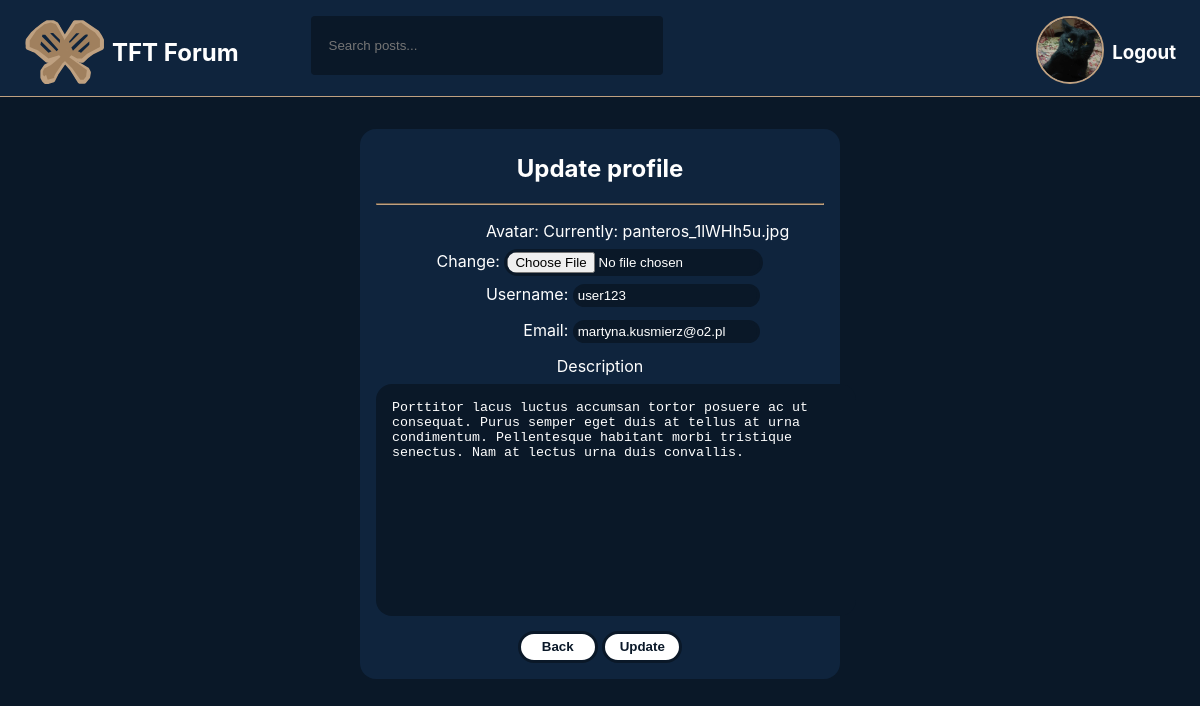
Page /update-profile/ (signed in) on the committed database.
### main/models.py (models this page shows, shortened)
class User(AbstractUser):
    email = models.EmailField(_('Email Address'), max_length=50, unique=True)
    email_is_verified = models.BooleanField(default=False)
    bio = models.TextField(null=True)
    avatar = models.ImageField(null=True, default='acc.svg')
    USERNAME_FIELD = 'email'
    REQUIRED_FIELDS = []
    objects = CustomUserManager()

### main/views.py (the view)
# urls.py: path('update-profile/', views.updateProfile, name="update-profile"),
@login_required(login_url='login')
def updateProfile(request):
    user = request.user
    form = UserForm(instance=request.user)
    if request.method == 'POST':
        form = UserForm(request.POST, request.FILES, instance=user)
        if form.is_valid():
            form.save()
            return redirect('user-profile', pk=user.id)
    return render(request, 'main/update_profile.html', {'form': form})

### main/forms.py
class UserForm(ModelForm):
    class Meta:
        model = User
        fields = ['avatar','username', 'email', 'bio']

### main/templates/main/update_profile.html (shortened to what this page needs)
{% extends 'main.html' %}
{% block content %}
<div class="login-form">
    <h2>Update profile</h2>
    <hr>
<form action="" method="POST" enctype="multipart/form-data">
    <div class="form__group">
        <label for="profile_pic">Avatar: </label>
        {{form.avatar}}
    </div>
    <div>
        <label for="user_name">Username:</label>
        {{form.username}}
    </div>
    <div>
        <label for="post_topic">Email:</label>
        {{form.email}}
    </div>
    <div class="description">
        <label for="post_description">Description</label>
        {{form.bio}}
    </div>
    <a href="{% url 'home' %}"><input type="submit" value="Back" /></a>
    <input type="submit" value="Update" />
</form>
</div>
{% endblock content %}

### templates/navbar.html
{% load static %}
<header class="header">
    <div class="container">
        <a href="/" class="logo">
            <img src="{% static 'images/Logo.svg' %}" alt="" />
            <h2>TFT Forum</h2>
        </a>
        <form method="GET" action="{% url 'home' %}" class="search">
            <label>
                <input type="text" name="q" placeholder="Search posts..."/>
            </label>
        </form>
        <nav class="menu">
            <div class="user">
                {% if request.user.is_authenticated %}
                    <a href="{% url 'user-profile' user.id%}">
                        <div class="avatar avatar_medium">
                            <img src="{{request.user.avatar.url}}" />
                        </div>
                    </a>
                    <a href="{% url 'logout' %}"><h3>Logout</h3></a>
                {% else %}
                    <div class="avatar">
                        <img src="{% static 'images/avatar.svg' %}"/>
                    </div>
                    <a href="{% url 'login' %}"><h3>Login</h3></a>
                {% endif %}
            </div>
        </nav>
    </div>
</header>

### static/styles/style.css (style rules this page uses)
body { background-color: #0A1828; margin: 0; font-family: 'Inter', sans-serif; color: white; }
h3 { text-align: center; }
a { color: white; text-decoration: none; }
hr { border-color: #BFA181; }
.header { padding: 1.5rem; padding-bottom: 1rem; background-color: #0F243D; border-bottom: 1px solid #BFA181; margin-bottom: 2rem; height: 4rem; padding-top: 1rem; }
.header > .container { display: flex; gap: 4.5rem; }
.logo, .user { display: flex; gap: 0.5rem; align-items: center; }
.logo img { width: 5rem; height: 4.5rem; }
.search { display: block; }
.search > label { background-color: #0A1828; padding: 1.3rem 1rem; display: flex; align-items: center; gap: 1rem; border-radius: 4px; width: 20rem; }
.search input { width: 10rem; background: transparent; border: none; outline: none; color: white; }
.menu { margin-left: auto; position: relative; }
.menu img { height: 3.6rem; }
.avatar { position: relative; display: inline-block; }
.avatar img { display: block; border-radius: 50%; object-fit: cover; object-position: center; border: 2px solid #BFA181; }
.avatar.avatar_medium img { width: 4rem; height: 4rem; }
.login-form { display: block; background-color: #0F243D; padding: 1rem; padding-top: 0.3rem; text-align: center; border-radius: 1rem; margin-left: 30%; margin-right: 30%; }
.login-form form { display: inline-block; }
.login-form label { display: inline-block; width: 8rem; text-align: right; margin-bottom: 0.5rem; margin-top: 0.5rem; }
.login-form input { border: solid #0A1828; border-radius: 1rem; background-color: #0A1828; color: white; }
.login-form input[type=submit] { color:#0A1828; margin-top: 0.7rem; width: 5rem; height: 2rem; background-color: white; font-weight: bold; }
.login-form textarea { background-color: #0A1828; border: none; border-radius: 1rem; color: white; width: 100%; height: 15em; resize: none; padding: 1rem; }
.description label { text-align: center; }

### rows in the picture
User: user.avatar (picture), username "user123", email "martyna.kusmierz@o2.pl", bio "Porttitor lacus luctus accumsan tortor posuere ac ut consequat. Purus semper eget duis at tellus at urna condimentum. Pellentesque habitant morbi tristique senectus. Nam at lectus urna duis convallis."
